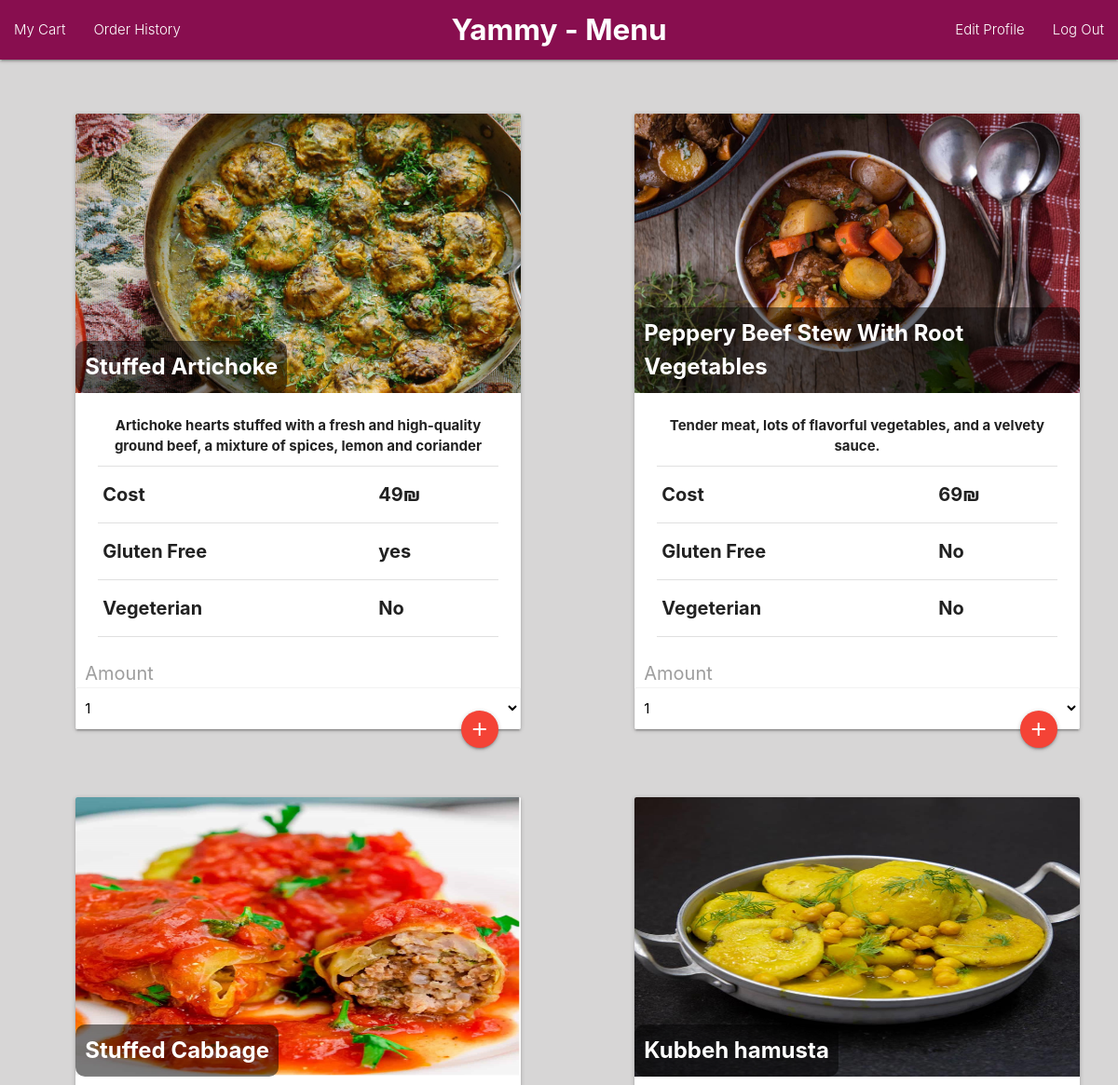
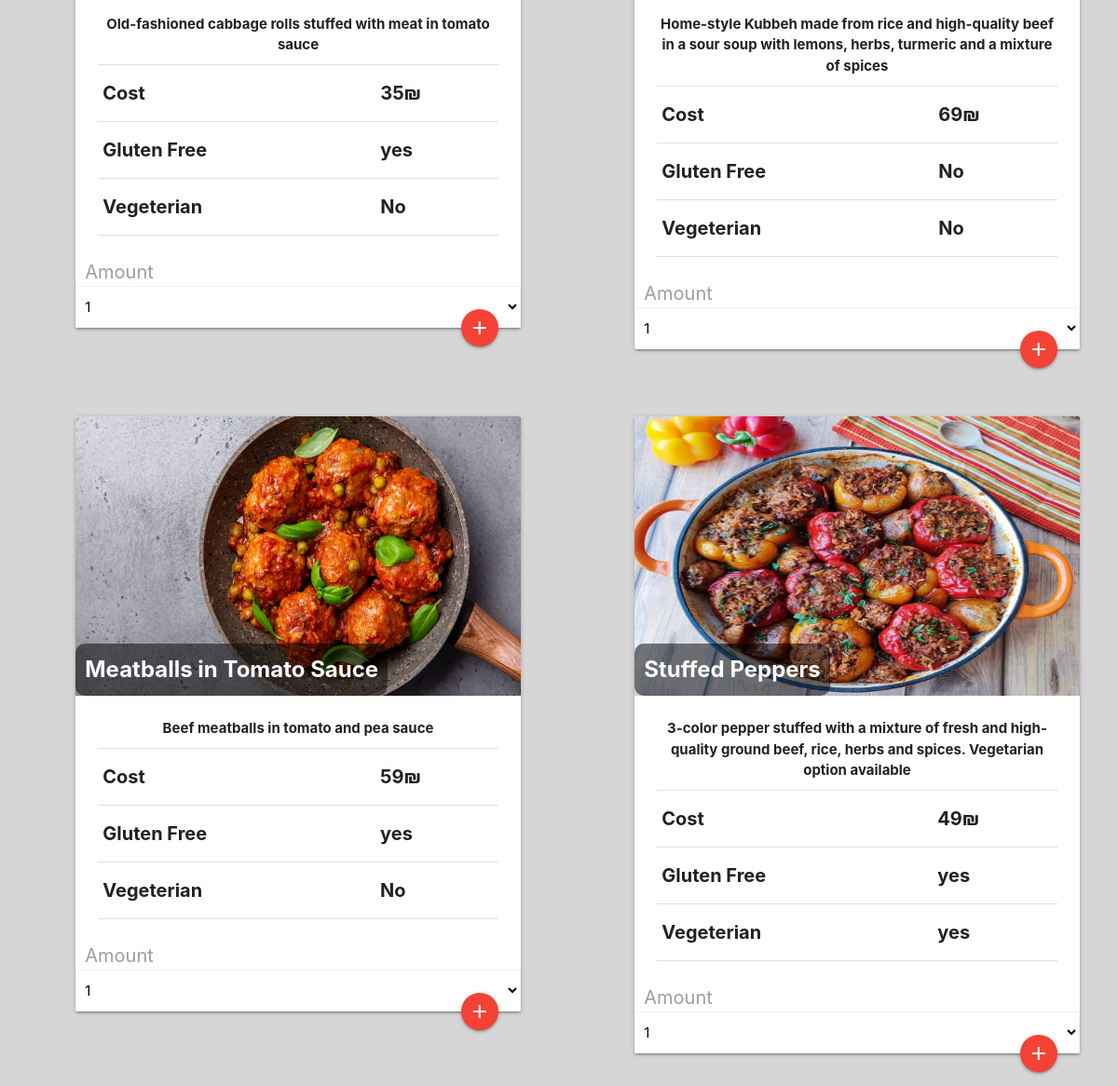
Screenshot of /dish/show_dishes/1 (signed in) with the database file from the repository (2 pictures, top to bottom).
### models/dish.py (models this page shows)
class Dish(db.Model):
    id = db.Column(db.Integer,primary_key=True)
    name = db.Column(db.String(200),nullable=False)
    price = db.Column(db.Integer,nullable=False)
    description = db.Column(db.Text)
    image = db.Column(db.String(500),nullable=False)
    is_gluten_free = db.Column(db.Boolean,nullable=False)
    is_vegeterian = db.Column(db.Boolean,nullable=False)
    category_id = db.Column(db.Integer,db.ForeignKey('category.id'))
    cart_association = db.relationship('Items', back_populates='dish')
    carts = association_proxy('cart_association', 'cart')

### controllers/dishes.py (the view)
@login_required
def show_dishes(id):
    form = Form()
    category = Category.query.get(id)
    return render_template('dishes/show_dishes.html',category=category,form=form)

### models/form.py
class Form(FlaskForm):
    username = StringField("Username",validators=[DataRequired()])
    password = PasswordField("Password",validators=[DataRequired()])
    new_password = StringField("Password",validators=[DataRequired()])
    first_name = StringField("First Name",validators=[DataRequired()])
    last_name = StringField("Last Name",validators=[DataRequired()])
    remember_me = BooleanField("Remember me")
    name = StringField("Name",validators=[DataRequired()])
    price = IntegerField("Price")
    description = StringField("About the dish")
    image = StringField("Image",validators=[DataRequired()])
    is_gluten_free = BooleanField("Gluten Free")
    is_vegeterian = BooleanField("Vegeterian")
    amount = SelectField("Amount",choices=[(num,num) for num in range(1,11)])
    address = StringField("Address",validators=[DataRequired()])
    comment = TextAreaField("Special Request",validators=[DataRequired()])

### auth.py (called while the page is built)
@login_manager.user_loader
def load_user(user_id):
    return User.query.get(int(user_id))

### templates/dishes/show_dishes.html (shortened to what this page needs)
{% if current_user.is_staff %} {% extends 'layouts/admin_layout.html' %}
{% else %} {% extends 'layouts/layout.html' %} {% endif %}
{% block content %}
<div style="display: flex;flex-wrap: wrap;">
{% for dish in category.dishes %}
<div class="row">
  <div style="width: 600px;height: 300px;margin-top: 30px;" class="container">
    <div style="margin-left: 70px;" class="col s12 m10">
      <div class="card">
        <div class="card-image">
          <img style="height: 300px;" src="{{url_for('static', filename=dish.image)}}">
          <span style="font-weight: bold;background-color: rgba(0,0,0,0.5);border-radius: 10px;padding: 10px;" class="card-title">{{dish.name}}</span>
        </div>
        <div class="card-content">
          <p class="center" style="margin-bottom: 10px;font-weight: bold;">{{dish.description}}</p>
          <table style="font-weight: bold;font-size: 20px">
            <tr>
              <td>Cost</td>
              <td>
                {{dish.price}}₪
              </td>
            </tr>
            <tr>
              <td>Gluten Free</td>
              <td>{% if dish.is_gluten_free %}yes{% else %}No{% endif %}</td>
            </tr>
            <tr>
              <td>Vegeterian</td>
              <td>{% if dish.is_vegeterian %}yes{% else %}No{% endif %}</td>
            </tr>
          </table>
        </div>
        <div>
            <form action="{{url_for('order.add_to_cart',id=dish.id)}}" method="POST">
                <div>{{form.amount.label (style="font-size:20px; margin-left:10px")}}</div>
                <div>{{form.amount (class="browser-default")}}</div>
                <button type="submit" class="btn-floating halfway-fab waves-effect waves-light red"><i class="material-icons">add</i></button>
                </form>
        </div>
      </div>
      </div>
    </div>
    </div>
{% endfor %}
</div>
{% endblock %}

### rows the page displays
Dish: image (picture), name "Stuffed Artichoke", description "Artichoke hearts stuffed with a fresh and high-quality ground beef, a mixture of spices, lemon and coriander", price "49", is_gluten_free "yes", is_vegeterian "No", amount "Amount"
Dish: image (picture), name "Peppery Beef Stew With Root Vegetables", description "Tender meat, lots of flavorful vegetables, and a velvety sauce.", price "69", is_gluten_free "No", is_vegeterian "No", amount "Amount"
Dish: image (picture), name "Stuffed Cabbage", description "Old-fashioned cabbage rolls stuffed with meat in tomato sauce", price "35", is_gluten_free "yes", is_vegeterian "No", amount "Amount"
Dish: image (picture), name "Kubbeh hamusta", description "Home-style Kubbeh made from rice and high-quality beef in a sour soup with lemons, herbs, turmeric and a mixture of spices", price "69", is_gluten_free "No", is_vegeterian "No", amount "Amount"
Dish: image (picture), name "Meatballs in Tomato Sauce", description "Beef meatballs in tomato and pea sauce", price "59", is_gluten_free "yes", is_vegeterian "No", amount "Amount"
Dish: image (picture), name "Stuffed Peppers", description "3-color pepper stuffed with a mixture of fresh and high-quality ground beef, rice, herbs and spices. Vegetarian option available", price "49", is_gluten_free "yes", is_vegeterian "yes", amount "Amount"
